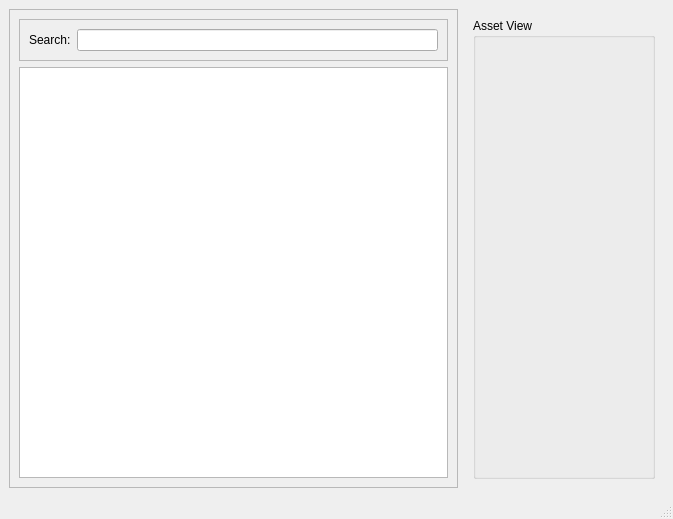
<?xml version="1.0" encoding="UTF-8"?>
<ui version="4.0">
 <class>MainWindow</class>
 <widget class="QMainWindow" name="MainWindow">
  <property name="geometry">
   <rect>
    <x>0</x>
    <y>0</y>
    <width>673</width>
    <height>519</height>
   </rect>
  </property>
  <property name="windowTitle">
   <string>MainWindow</string>
  </property>
  <widget class="QWidget" name="centralwidget">
   <layout class="QHBoxLayout" name="horizontalLayout">
    <item>
     <widget class="QFrame" name="frame">
      <property name="minimumSize">
       <size>
        <width>400</width>
        <height>0</height>
       </size>
      </property>
      <property name="frameShape">
       <enum>QFrame::StyledPanel</enum>
      </property>
      <property name="frameShadow">
       <enum>QFrame::Raised</enum>
      </property>
      <layout class="QVBoxLayout" name="verticalLayout">
       <item alignment="Qt::AlignTop">
        <widget class="QFrame" name="frame_3">
         <property name="frameShape">
          <enum>QFrame::StyledPanel</enum>
         </property>
         <property name="frameShadow">
          <enum>QFrame::Raised</enum>
         </property>
         <layout class="QHBoxLayout" name="horizontalLayout_2">
          <item>
           <widget class="QLabel" name="label">
            <property name="text">
             <string>Search:</string>
            </property>
           </widget>
          </item>
          <item>
           <widget class="QLineEdit" name="lineEdit"/>
          </item>
         </layout>
        </widget>
       </item>
       <item>
        <widget class="QListWidget" name="listWidget"/>
       </item>
      </layout>
     </widget>
    </item>
    <item>
     <widget class="QWidget" name="widget" native="true">
      <property name="minimumSize">
       <size>
        <width>200</width>
        <height>0</height>
       </size>
      </property>
      <layout class="QVBoxLayout" name="verticalLayout_2">
       <item>
        <widget class="QGroupBox" name="groupBox">
         <property name="title">
          <string>Asset View</string>
         </property>
        </widget>
       </item>
      </layout>
     </widget>
    </item>
   </layout>
  </widget>
  <widget class="QMenuBar" name="menubar">
   <property name="geometry">
    <rect>
     <x>0</x>
     <y>0</y>
     <width>673</width>
     <height>22</height>
    </rect>
   </property>
  </widget>
  <widget class="QStatusBar" name="statusbar"/>
 </widget>
 <resources/>
 <connections/>
</ui>
